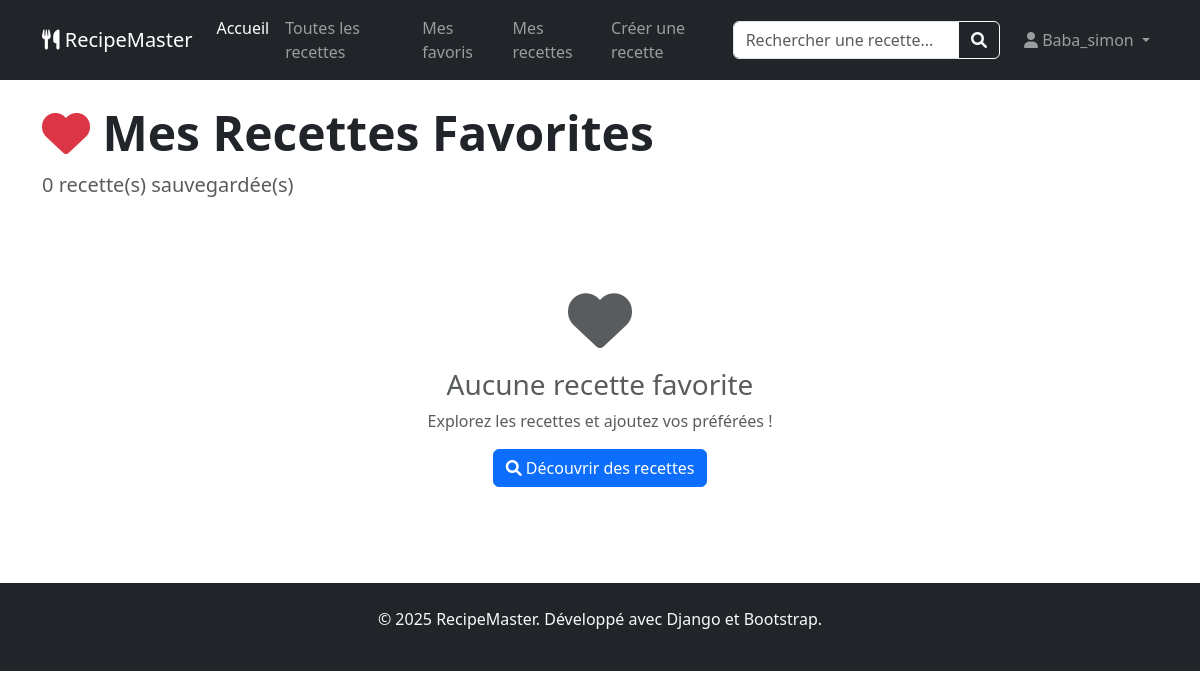
The app's page /favoris/ (signed in), older data.
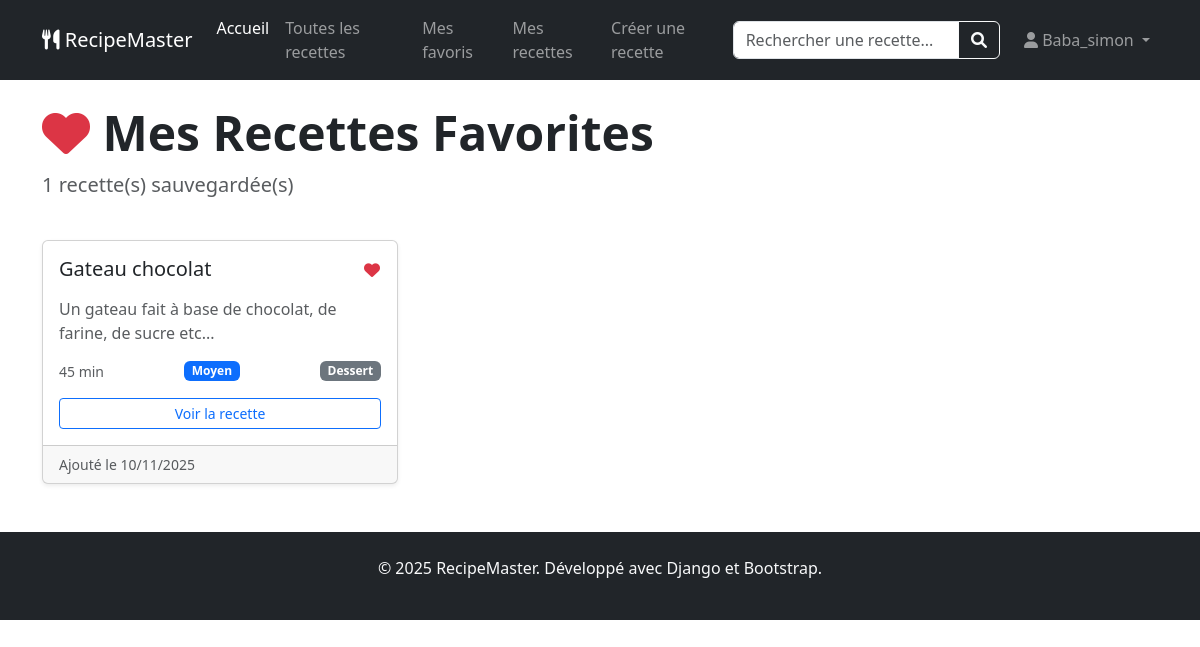
The same page, newer data.
### profiles/models.py (models this page shows, shortened)
class Favorite(models.Model):
    user_profile = models.ForeignKey(
        UserProfile,
        on_delete=models.CASCADE,
        related_name='favorites',  #user_profile.favorites_relation.all()
        verbose_name='Profil utilisateur'
    )
    recipe = models.ForeignKey(
        Recipe,
        on_delete=models.CASCADE,
        related_name='favorited_by',  # recipe.favorited_by.all()
        verbose_name='Recette'
    )
    date_added = models.DateTimeField(
        auto_now_add=True,
        verbose_name='Date d\'ajout'
    )
    class Meta:
        verbose_name = 'Favori'
        verbose_name_plural = 'Favoris'
        unique_together = ['user_profile', 'recipe']  # Évite les doublons

### recipes/models.py (models this page shows, shortened)
class Recipe(models.Model):
    DIFFICULTE_CHOICES = [
        ('facile', 'Facile'),
        ('moyen', 'Moyen'),
        ('difficile', 'Difficile'),
    ]
    titre = models.CharField(
        max_length=100,
        unique=True,
        verbose_name="Titre de la recette"  # ✅ Correction orthographe
    )
    categorie = models.ForeignKey(
        Category,
        on_delete=models.SET_NULL,  # Si on supprime la catégorie, la recette garde sa catégorie vide
        null=True,
        blank=True,
        related_name='recettes',
        verbose_name='Catégorie'
    )
    description = models.TextField(  # ✅ TextField au lieu de CharField pour texte long
        max_length=1000,
        verbose_name='Description'
    )
    temps_preparation = models.PositiveIntegerField(  # ✅ Temps en minutes
        verbose_name="Temps de préparation (minutes)"
    )
    difficulte = models.CharField(
        max_length=20,
        choices=DIFFICULTE_CHOICES,
        default='moyen',
        verbose_name="Niveau de difficulté"
    )
    auteur = models.ForeignKey(
        User,
        on_delete=models.CASCADE,
        related_name='recettes',
        verbose_name='Auteur',
        null= True,
        blank= True
    )
    date_creation = models.DateTimeField(auto_now_add=True)
    date_modification = models.DateTimeField(auto_now=True)
    class Meta:
        verbose_name = 'Recette'  # ✅ Orthographe
        verbose_name_plural = 'Recettes'
        ordering = ['titre']  # ✅ Ordre par titre

class Category(models.Model):
    nom = models.CharField(
        max_length=50,
        unique=True,
        verbose_name="Nom de la catégorie"
    )
    class Meta:
        verbose_name = 'Catégorie'
        verbose_name_plural = 'Catégories'
        ordering = ['nom']

### profiles/views.py (the view)
# urls.py: path('favoris/', favorite_list, name='favorite_list'),
@login_required
def favorite_list(request):
    user_profile = UserProfile.objects.get(user=request.user)
    favorites = Favorite.objects.filter(user_profile=user_profile).select_related('recipe')
    context = {
        'favorites': favorites,
    }
    return render(request, 'profiles/favorite_list.html', context)

### profiles/templates/profiles/favorite_list.html (shortened to what this page needs)
{% extends 'recipes/base.html' %}
{% block content %}
<div class="container mt-4">
    <div class="row mb-4">
        <div class="col">
            <h1 class="display-5 fw-bold">
                <i class="fas fa-heart text-danger"></i> Mes Recettes Favorites
            </h1>
            <p class="lead text-muted">{{ favorites.count }} recette(s) sauvegardée(s)</p>
        </div>
    </div>
    {% if favorites %}
    <div class="row g-4">
        {% for favorite in favorites %}
        <div class="col-md-6 col-lg-4">
            <div class="card recipe-card shadow-sm h-100">
                <div class="card-body">
                    <div class="d-flex justify-content-between align-items-start mb-2">
                        <h5 class="card-title">{{ favorite.recipe.titre }}</h5>
                        <a href="{% url 'toggle_favorite' favorite.recipe.id %}"
                           class="btn btn-link text-danger p-0"
                           title="Retirer des favoris">
                            <i class="fas fa-heart"></i>
                        </a>
                    </div>
                    <p class="card-text text-muted">{{ favorite.recipe.description|truncatewords:15 }}</p>
                    <div class="d-flex justify-content-between align-items-center mb-3">
                        <small class="text-muted">{{ favorite.recipe.temps_preparation }} min</small>
                        <span class="badge bg-primary">{{ favorite.recipe.difficulte|title }}</span>
                        {% if favorite.recipe.categorie %}
                        <span class="badge bg-secondary">{{ favorite.recipe.categorie.nom }}</span>
                        {% endif %}
                    </div>
                    <div class="d-flex gap-2">
                        <a href="{% url 'recipe_detail' favorite.recipe.id %}"
                           class="btn btn-outline-primary btn-sm flex-grow-1">
                            Voir la recette
                        </a>
                    </div>
                </div>
                <div class="card-footer text-muted small">
                    Ajouté le {{ favorite.date_added|date:"d/m/Y" }}
                </div>
            </div>
        </div>
        {% endfor %}
    </div>
    {% else %}
    <div class="text-center py-5">
        <i class="fas fa-heart fa-4x text-muted mb-3"></i>
        <h3 class="text-muted">Aucune recette favorite</h3>
        <p class="text-muted">Explorez les recettes et ajoutez vos préférées !</p>
        <a href="{% url 'recipe_list' %}" class="btn btn-primary">
            <i class="fas fa-search"></i> Découvrir des recettes
        </a>
    </div>
    {% endif %}
</div>
{% endblock %}

Row changes from the older to the newer data that the page shows:
added Favorite: recipe.titre "Gateau chocolat", recipe.description "Un gateau fait à base de chocolat, de farine, de sucre etc...", recipe.temps_preparation "45", recipe.difficulte "Moyen", recipe.categorie.nom "Dessert", date_added "10/11/2025"
Text that changed along with them:
{{ favorites.count }}: "0" → "1"
text no longer shown: "Aucune recette favorite Explorez les recettes et ajoutez vos préférées ! Découvrir des recettes"
